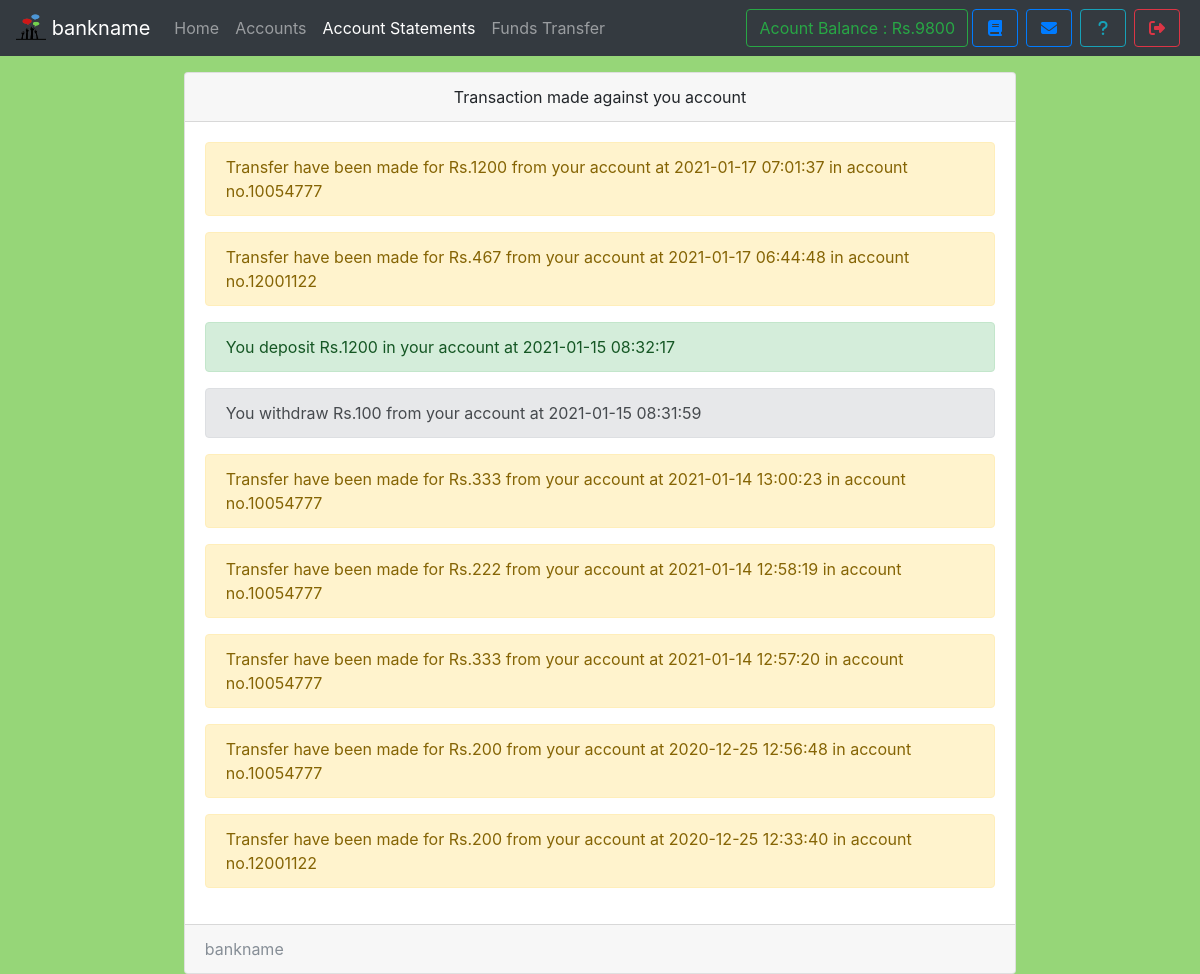
The page /statements.php (signed in) on the database its author committed.
### tables this page shows
CREATE TABLE `useraccounts` (
  `id` int(11) NOT NULL,
  `email` text NOT NULL,
  `password` text NOT NULL,
  `name` varchar(111) NOT NULL,
  `balance` varchar(111) NOT NULL,
  `cnic` varchar(111) NOT NULL,
  `number` varchar(111) NOT NULL,
  `city` varchar(111) NOT NULL,
  `address` varchar(111) NOT NULL,
  `source` varchar(111) NOT NULL,
  `accountNo` varchar(111) NOT NULL,
  `branch` varchar(111) NOT NULL,
  `accountType` varchar(111) NOT NULL,
  `date` timestamp NOT NULL DEFAULT current_timestamp()
);

CREATE TABLE `transaction` (
  `transactionId` int(11) NOT NULL,
  `action` varchar(111) NOT NULL,
  `credit` varchar(111) NOT NULL,
  `debit` varchar(111) NOT NULL,
  `balance` varchar(111) NOT NULL,
  `beneId` varchar(111) NOT NULL,
  `other` varchar(111) NOT NULL,
  `userId` int(11) NOT NULL,
  `date` timestamp NOT NULL DEFAULT current_timestamp()
);

### db.php (called while the page is built, shortened)
<?php
    $con = new mysqli('localhost','root','','mybank');
    $ar = $con->query("select * from userAccounts,branch where id = '$_SESSION[userId]' AND userAccounts.branch = branch.branchId");
    $userData = $ar->fetch_assoc();
?>

### statements.php (the view, shortened to what this page needs)
<!DOCTYPE html>
<html>
<head>
  <?php require 'assets/autoloader.php'; ?>
  <?php require 'assets/db.php'; ?>
  <?php require 'assets/function.php'; ?>
</head>
<body style="background:#96D678;background-size: 100%">
<nav class="navbar navbar-expand-lg navbar-dark bg-dark fixed-top">
 <a class="navbar-brand" href="#">
    <img src="images/lg.png" width="30" height="30" class="d-inline-block align-top" alt="">
   <?php echo bankname; ?>
  </a>
  <div class="collapse navbar-collapse" id="navbarSupportedContent">
    <ul class="navbar-nav mr-auto">
      <li class="nav-item ">
        <a class="nav-link " href="index.php">Home <span class="sr-only">(current)</span></a>
      </li>
      <li class="nav-item ">  <a class="nav-link" href="accounts.php">Accounts</a></li>
      <li class="nav-item active">  <a class="nav-link" href="statements.php">Account Statements</a></li>
      <li class="nav-item ">  <a class="nav-link" href="transfer.php">Funds Transfer</a></li>
    </ul>
    <?php include 'sideButton.php'; ?>
  </div>
</nav><br><br><br>
<div class="container">
  <div class="card  w-75 mx-auto">
  <div class="card-header text-center">
    Transaction made against you account
  </div>
  <div class="card-body">
    <?php
      $array = $con->query("select * from transaction where userId = '$userData[id]' order by date desc");
      if ($array ->num_rows > 0)
      {
         while ($row = $array->fetch_assoc())
         {
            if ($row['action'] == 'withdraw')
            {
              echo "<div class='alert alert-secondary'>You withdraw Rs.$row[debit] from your account at $row[date]</div>";
            }
            if ($row['action'] == 'deposit')
            {
              echo "<div class='alert alert-success'>You deposit Rs.$row[credit] in your account at $row[date]</div>";
            }
            if ($row['action'] == 'transfer')
            {
              echo "<div class='alert alert-warning'>Transfer have been made for  Rs.$row[debit] from your account at $row[date] in  account no.$row[other]</div>";
            }
         }
      }
    ?>
  </div>
  <div class="card-footer text-muted">
   <?php echo bankname ?>
  </div>
</div>
</div>
</body>
</html>

### autoloader.php (shortened to what this page needs)
<link rel="stylesheet" type="text/css" href="css/bootstrap.min.css">
<link rel="stylesheet" type="text/css" href="css/custom.css">
<link rel="stylesheet" type="text/css" href="font-awesome/css/font-awesome.min.css">

### sideButton.php
<form class="form-inline my-2 my-lg-0">
        <a href="" class="btn btn-outline-success" data-toggle="tooltip" title="Your current Account Balance">Acount Balance : Rs.<?php echo $userData['balance']; ?></a>
        <a href="accounts.php" data-toggle="tooltip" title="Account Summary" class="btn btn-outline-primary mx-1" ><i class="fa fa-book fa-fw"></i></a>
        <a href="notice.php" data-toggle="tooltip" title="View Notice" class="btn btn-outline-primary mx-1" ><i class="fa fa-envelope fa-fw"></i></a>
        <a href="feedback.php" data-toggle="tooltip" title="Help?" class="btn btn-outline-info mx-1" ><i class="fa fa-question fa-fw"></i></a>
        <a href="logout.php" data-toggle="tooltip" title="Logout" class="btn btn-outline-danger mx-1" ><i class="fa fa-sign-out fa-fw"></i></a>
</form>

### rows shown on the page
useraccounts: balance "9800"
transaction: debit "1200", date "2021-01-17 07:01:37", other "10054777"
transaction: debit "467", date "2021-01-17 06:44:48", other "12001122"
transaction: credit "1200", date "2021-01-15 08:32:17"
transaction: debit "100", date "2021-01-15 08:31:59"
transaction: debit "333", date "2021-01-14 13:00:23", other "10054777"
transaction: debit "222", date "2021-01-14 12:58:19", other "10054777"
transaction: debit "333", date "2021-01-14 12:57:20", other "10054777"
transaction: debit "200", date "2020-12-25 12:56:48", other "10054777"
transaction: debit "200", date "2020-12-25 12:33:40", other "12001122"

### other values the page prints
bankname "bankname"
